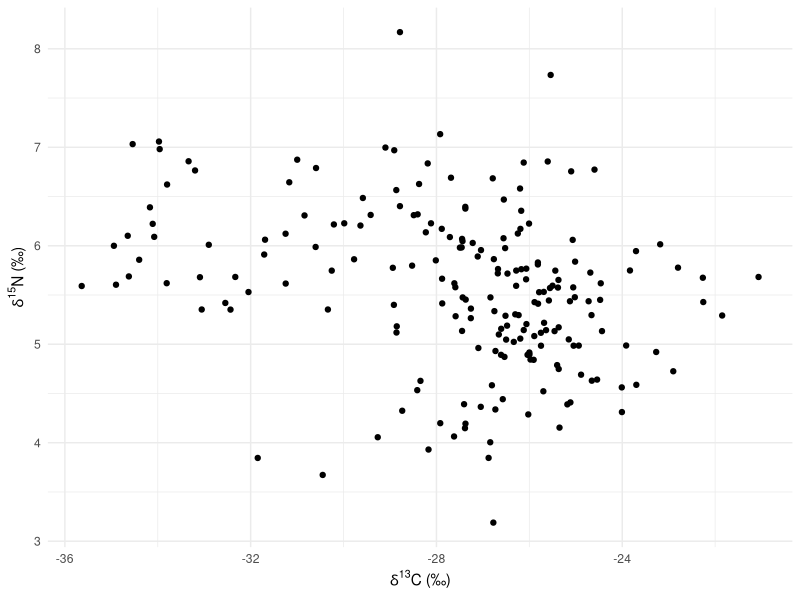
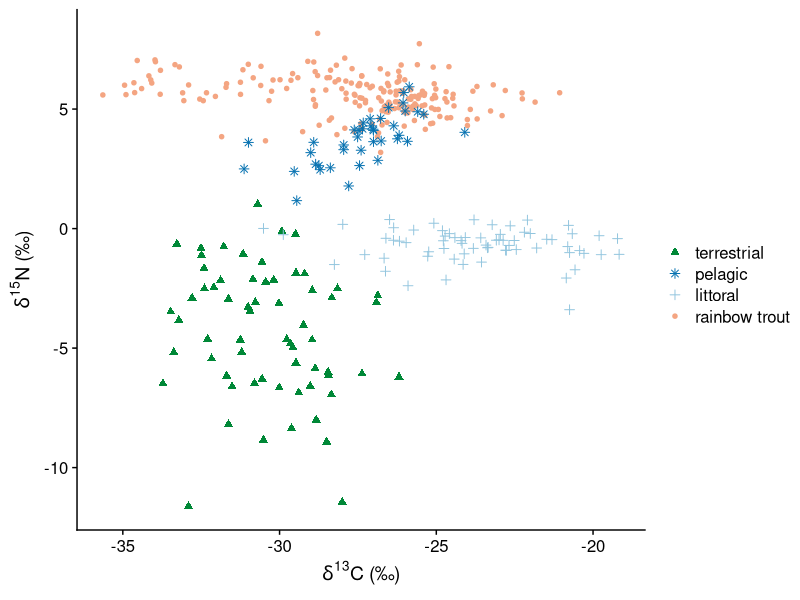
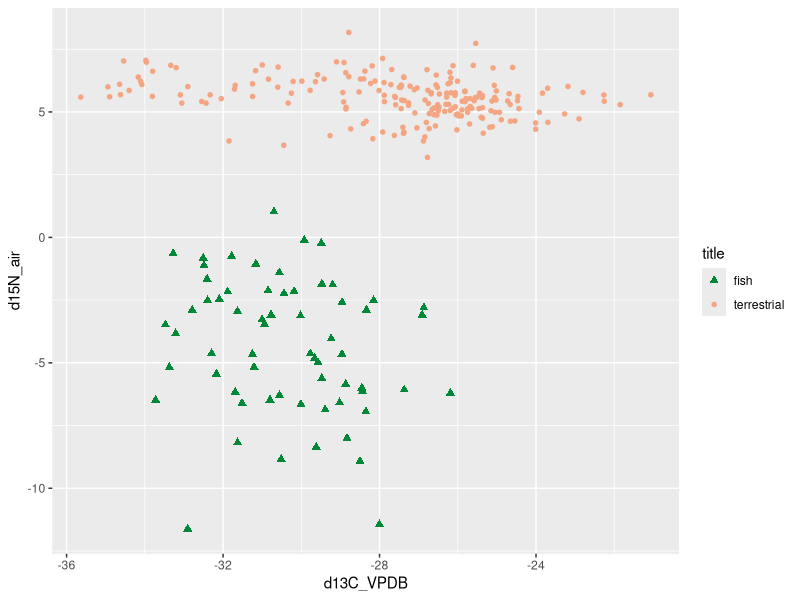
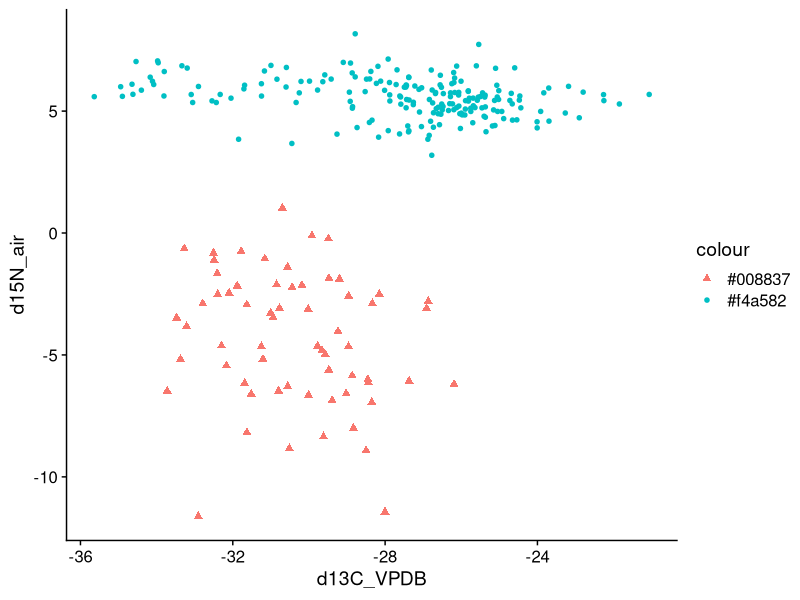
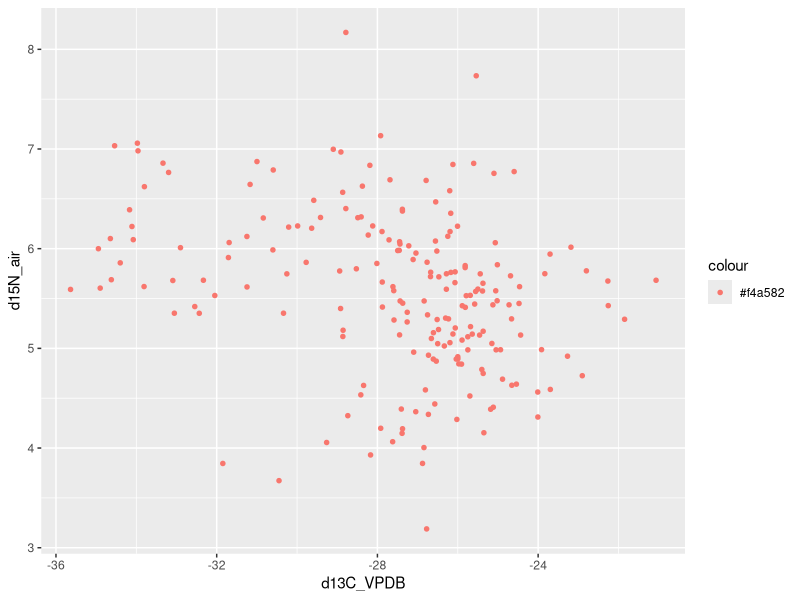

Write the R code that produced these figures, in order.
##Plots
library(tidyverse)
library(cowplot)

Bunn <- read_csv("Bunn.csv")
fish <- read_csv("fishCN.csv")
ter <- read_csv("terCN.csv")
lit <- read_csv("litCN.csv")
pel <- read_csv("pelagCN.csv")

#fish only, basic plot
ggplot(data = fish, aes(x = d13C_VPDB, y = d15N_air)) +
  geom_point() +
  theme_minimal() +
  labs(x = expression(paste(delta^{13}, "C (\u2030)")),
       y = expression(paste(delta^{15}, "N (\u2030)")))


#learning to layer several sets of data onto one plot.
ggplot() +
  geom_point(data = fish, aes(x = d13C_VPDB, y = d15N_air, color = "#f4a582"), size = 2, shape = 20) +
  geom_point(data = ter, aes(x = d13C_VPDB, y = d15N_air, color = "#008837"), size = 2, shape = 17) +
  geom_point(data = lit, aes(x = d13C_VPDB, y = d15N_air, color = "#92c5de" ), size = 2, shape = 3) +
  geom_point(data = pel, aes(x = d13C_VPDB, y = d15N_air, color = "#0571b0"), size = 2, shape = 8) +
  theme_cowplot() +
  scale_fill_identity(name = "" , 
                      guide = "legend", 
                      aesthetics = "color", 
                      labels = c("terrestrial","pelagic","littoral","rainbow trout")) +
  #theme(legend.position = c(-23,0)) +
  
  #scale_color_manual(values = c("#f4a582"="#f4a582", "#008837" = "#008837"),
                   #  lables = c("terrestroal", "fish")) +
  labs(x = expression(paste(delta^{13}, "C (\u2030)")),
       y = expression(paste(delta^{15}, "N (\u2030)")))

  
ggplot() +
  geom_point(data = fish, aes(x = d13C_VPDB, y = d15N_air, color = "#f4a582"), size = 2, shape = 20) +
  geom_point(data = ter, aes(x = d13C_VPDB, y = d15N_air, color = "#008837"), size = 2, shape = 17) +
  scale_color_manual(name = "title", guide = "legend", 
                     values = c("#f4a582"="#f4a582", "#008837" = "#008837"), 
                     labels = c("fish", "terrestrial")) +
  scale_shape_manual(values = c(20,17))

p1<-ggplot() +
  geom_point(data = fish, aes(x = d13C_VPDB, y = d15N_air, color = "#f4a582"), size = 2, shape = 20) +
  geom_point(data = ter, aes(x = d13C_VPDB, y = d15N_air, color = "#008837"), size = 2, shape = 17) +
  theme_cowplot()

print(p1 + scale_shape_manual(values = c(20,17)))


ggplot() +
  geom_point(data = fish, aes(x = d13C_VPDB, y = d15N_air, color = "#f4a582"), size = 2, shape = 20)

##right now I'm getting frustrated that I cannot plot from separate dataframes. It seems I first need to 
## gather them into a single dataframe.

#So I gather my data?
##

pALLCN<-ggplot() +
  geom_point(data = fish, aes(x = d13C_VPDB, y = d15N_air, color = "#f4a582"), size = 2, shape = 20) +
  geom_point(data = ter, aes(x = d13C_VPDB, y = d15N_air, color = "#008837"), size = 2, shape = 17) +
  geom_point(data = lit, aes(x = d13C_VPDB, y = d15N_air, color = "#92c5de" ), size = 2, shape = 3) +
  geom_point(data = pel, aes(x = d13C_VPDB, y = d15N_air, color = "#0571b0"), size = 2, shape = 8) +
  theme_cowplot() +
  scale_fill_identity(name = "" , 
                      guide = "legend", 
                      aesthetics = "color", 
                      labels = c("terrestrial","pelagic","littoral","rainbow trout")) +
  labs(x = expression(paste(delta^{13}, "C (\u2030)")),
       y = expression(paste(delta^{15}, "N (\u2030)")))


